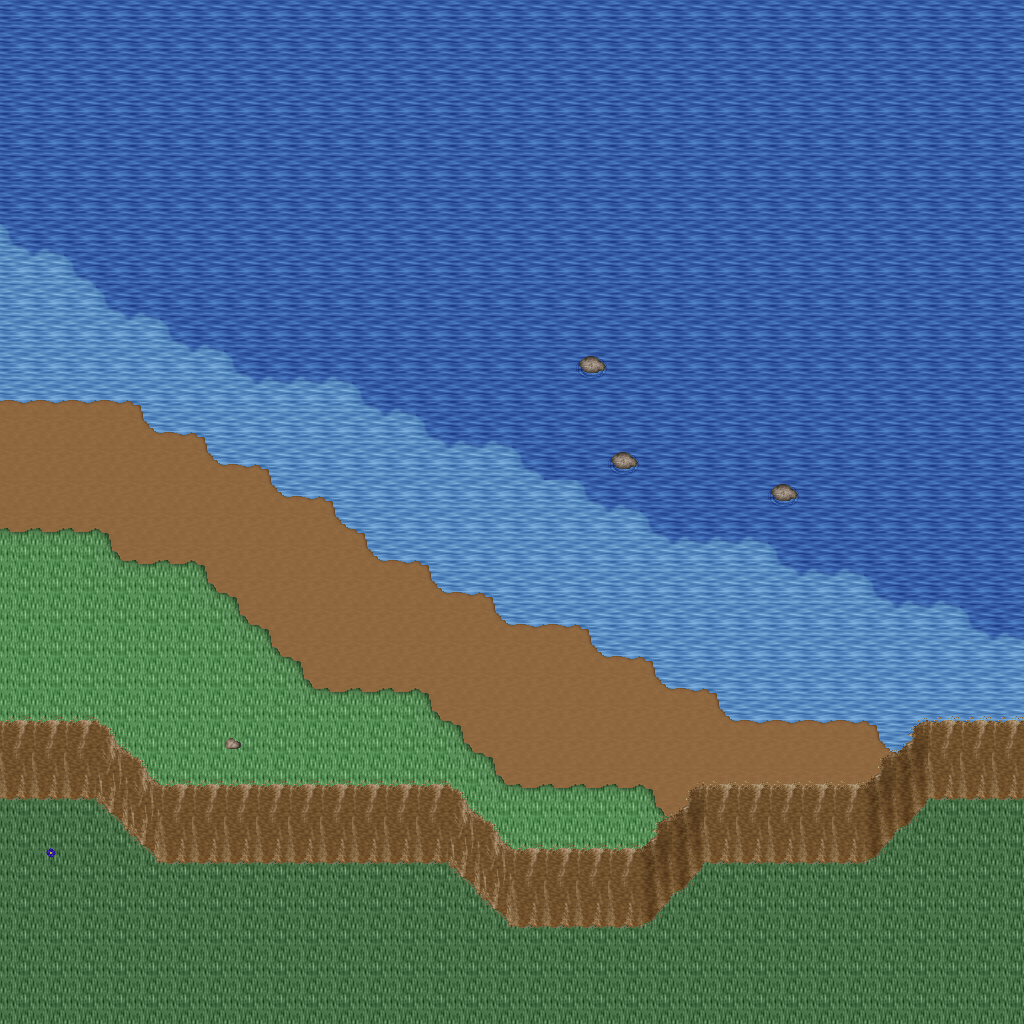

A 2D game scene composited from a Tiled map and its tileset images. What follows is a short description and the map's XML, with each tile layer's data collapsed to a summary:
An orthogonal 32x32 tile map with 32x32 px tiles, 5 tile layers (Ground, Objects, Objects2, Above, ...), 1 hidden layer not drawn, 35 tilesets.

<map version="1.10" tiledversion="1.11.0" orientation="orthogonal" renderorder="right-down" width="32" height="32" tilewidth="32" tileheight="32" infinite="0" nextlayerid="11" nextobjectid="1">
 <tileset firstgid="1" name="logic_collision" tilewidth="32" tileheight="32" tilecount="1" columns="1">
  <image source="../drawable/logic_collision.png" width="32" height="32" />
 </tileset>
 <tileset firstgid="2" name="ground_ridge_earth_pale" tilewidth="32" tileheight="32" tilecount="96" columns="12">
  <image source="../drawable/ground_ridge_earth_pale.png" width="384" height="256" />
 </tileset>
 <tileset firstgid="98" name="ground_ridge_earth_dark" tilewidth="32" tileheight="32" tilecount="96" columns="12">
  <image source="../drawable/ground_ridge_earth_dark.png" width="384" height="256" />
 </tileset>
 <tileset firstgid="194" name="ground_ground" tilewidth="32" tileheight="32" tilecount="33" columns="3">
  <image source="../drawable/ground_ground.png" width="96" height="352" />
 </tileset>
 <tileset firstgid="227" name="building_castle" tilewidth="32" tileheight="32" tilecount="320" columns="20">
  <image source="../drawable/building_castle.png" width="640" height="512" />
 </tileset>
 <tileset firstgid="547" name="ground_water_pool" tilewidth="32" tileheight="32" tilecount="72" columns="3">
  <image source="../drawable/ground_water_pool.png" width="96" height="768" />
 </tileset>
 <tileset firstgid="619" name="ground_earth_edges" tilewidth="32" tileheight="32" tilecount="18" columns="6">
  <image source="../drawable/ground_earth_edges.png" width="192" height="96" />
 </tileset>
 <tileset firstgid="637" name="ground_grass_corners" tilewidth="32" tileheight="32" tilecount="24" columns="6">
  <image source="../drawable/ground_grass_corners.png" width="192" height="128" />
 </tileset>
 <tileset firstgid="661" name="ground_grass_edges" tilewidth="32" tileheight="32" tilecount="36" columns="12">
  <image source="../drawable/ground_grass_edges.png" width="384" height="96" />
 </tileset>
 <tileset firstgid="697" name="item_weapon_cannon" tilewidth="32" tileheight="32" tilecount="12" columns="3">
  <image source="../drawable/item_weapon_cannon.png" width="96" height="128" />
 </tileset>
 <tileset firstgid="709" name="item_pot_barrels_1" tilewidth="32" tileheight="32" tilecount="8" columns="4">
  <image source="../drawable/item_pot_barrels_1.png" width="128" height="64" />
 </tileset>
 <tileset firstgid="717" name="ground_cobbled_paving" tilewidth="32" tileheight="32" tilecount="1" columns="1">
  <image source="../drawable/ground_cobbled_paving.png" width="32" height="32" />
 </tileset>
 <tileset firstgid="718" name="ground_rock_pebbles" tilewidth="32" tileheight="32" tilecount="3" columns="1">
  <image source="../drawable/ground_rock_pebbles.png" width="32" height="96" />
 </tileset>
 <tileset firstgid="721" name="plant_flower_daisy_blue" tilewidth="32" tileheight="32" tilecount="8" columns="2">
  <image source="../drawable/plant_flower_daisy_blue.png" width="64" height="128" />
 </tileset>
 <tileset firstgid="729" name="building_mill" tilewidth="32" tileheight="32" tilecount="30" columns="5">
  <image source="../drawable/building_mill.png" width="160" height="192" />
 </tileset>
 <tileset firstgid="759" name="building_windmill_blades" tilewidth="32" tileheight="32" tilecount="144" columns="24">
  <image source="../drawable/building_windmill_blades.png" width="768" height="192" />
 </tileset>
 <tileset firstgid="903" name="logic_item_corn" tilewidth="32" tileheight="32" tilecount="5" columns="5">
  <image source="../drawable/logic_item_corn.png" width="160" height="32" />
 </tileset>
 <tileset firstgid="908" name="object_scarecrow" tilewidth="32" tileheight="32" tilecount="2" columns="1">
  <image source="../drawable/object_scarecrow.png" width="32" height="64" />
 </tileset>
 <tileset firstgid="910" name="object_hay_cart" tilewidth="32" tileheight="32" tilecount="1" columns="1">
  <image source="../drawable/object_hay_cart.png" width="32" height="32" />
 </tileset>
 <tileset firstgid="911" name="building_barnyard" tilewidth="32" tileheight="32" tilecount="200" columns="8">
  <image source="../drawable/building_barnyard.png" width="256" height="800" />
 </tileset>
 <tileset firstgid="1111" name="furniture_sink_pale_brown_stone" tilewidth="32" tileheight="32" tilecount="4" columns="2">
  <image source="../drawable/furniture_sink_pale_brown_stone.png" width="64" height="64" />
 </tileset>
 <tileset firstgid="1115" name="logic_creature_farm_animal" tilewidth="32" tileheight="32" tilecount="16" columns="8">
  <image source="../drawable/logic_creature_farm_animal.png" width="256" height="64" />
 </tileset>
 <tileset firstgid="1131" name="plant_tree_fall_trees" tilewidth="32" tileheight="32" tilecount="40" columns="8">
  <image source="../drawable/plant_tree_fall_trees.png" width="256" height="160" />
 </tileset>
 <tileset firstgid="1171" name="plant_bush_bush_mult_colored" tilewidth="32" tileheight="32" tilecount="6" columns="3">
  <image source="../drawable/plant_bush_bush_mult_colored.png" width="96" height="64" />
 </tileset>
 <tileset firstgid="1177" name="furniture_light_lamp_blue" tilewidth="32" tileheight="32" tilecount="3" columns="1">
  <image source="../drawable/furniture_light_lamp_blue.png" width="32" height="96" />
 </tileset>
 <tileset firstgid="1180" name="light_dim_light_7x5" tilewidth="32" tileheight="32" tilecount="35" columns="7">
  <image source="../drawable/light_dim_light_7x5.png" width="224" height="160" />
 </tileset>
 <tileset firstgid="1215" name="plant_stump_small_stump" tilewidth="32" tileheight="32" tilecount="4" columns="2">
  <image source="../drawable/plant_stump_small_stump.png" width="64" height="64" />
 </tileset>
 <tileset firstgid="1219" name="logic_creature_fowl" tilewidth="32" tileheight="32" tilecount="6" columns="6">
  <image source="../drawable/logic_creature_fowl.png" width="192" height="32" />
 </tileset>
 <tileset firstgid="1225" name="logic_creature_rodent" tilewidth="32" tileheight="32" tilecount="8" columns="8">
  <image source="../drawable/logic_creature_rodent.png" width="256" height="32" />
 </tileset>
 <tileset firstgid="1233" name="plant_bushes_and_trees" tilewidth="32" tileheight="32" tilecount="144" columns="16">
  <image source="../drawable/plant_bushes_and_trees.png" width="512" height="289" />
 </tileset>
 <tileset firstgid="1377" name="plant_bush_leafy" tilewidth="32" tileheight="32" tilecount="48" columns="8">
  <image source="../drawable/plant_bush_leafy.png" width="256" height="192" />
 </tileset>
 <tileset firstgid="1425" name="plant_bush_bush_pinks" tilewidth="32" tileheight="32" tilecount="4" columns="2">
  <image source="../drawable/plant_bush_bush_pinks.png" width="64" height="64" />
 </tileset>
 <tileset firstgid="1429" name="plant_bush_berried" tilewidth="32" tileheight="32" tilecount="60" columns="5">
  <image source="../drawable/plant_bush_berried.png" width="160" height="384" />
 </tileset>
 <tileset firstgid="1489" name="plant_bushes_and_trees" tilewidth="32" tileheight="32" tilecount="144" columns="16">
  <image source="../drawable/plant_bushes_and_trees.png" width="512" height="289" />
 </tileset>
 <tileset firstgid="1633" name="ground_ground_3" tilewidth="32" tileheight="32" tilecount="5" columns="5">
  <image source="../drawable/ground_ground_3.png" width="160" height="32" />
 </tileset>
 <layer id="1" name="Ground" width="32" height="32">
  <data>[1024 cells, 1024 non-empty, 8 distinct tile ids]</data>
 </layer>
 <layer id="2" name="Objects" width="32" height="32">
  <data>[1024 cells, 163 non-empty, 24 distinct tile ids]</data>
 </layer>
 <layer id="3" name="Objects2" width="32" height="32">
  <data>[1024 cells, 40 non-empty, 7 distinct tile ids]</data>
 </layer>
 <layer id="4" name="Above" width="32" height="32">
  <data>[1024 cells, 0 non-empty, 0 distinct tile ids]</data>
 </layer>
 <layer id="5" name="Above2" width="32" height="32">
  <data>[1024 cells, 0 non-empty, 0 distinct tile ids]</data>
 </layer>
 <layer id="6" name="Walkable" width="32" height="32" visible="0">
  <data>[1024 cells, 515 non-empty, 1 distinct tile ids]</data>
 </layer>
 <objectgroup id="7" name="Mapevents" />
 <objectgroup id="8" name="Spawn" />
 <objectgroup id="9" name="Keys" />
 <objectgroup id="10" name="Replace" />
</map>
